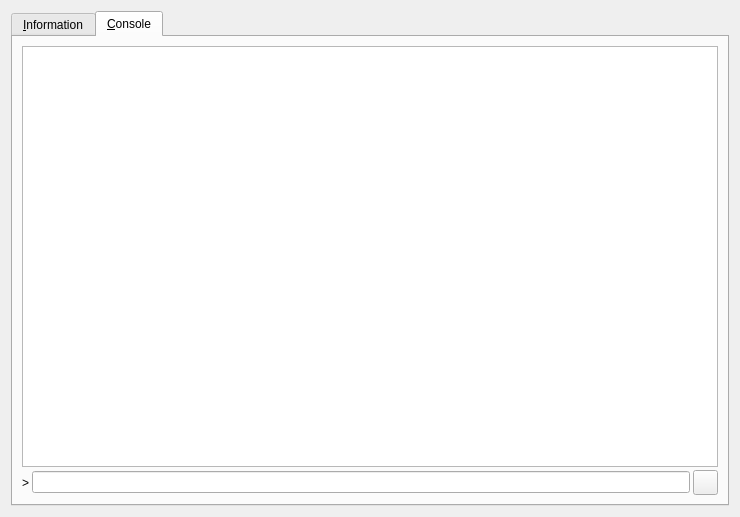
<?xml version="1.0" encoding="UTF-8"?>
<ui version="4.0">
 <class>RPCConsole</class>
 <widget class="QDialog" name="RPCConsole">
  <property name="geometry">
   <rect>
    <x>0</x>
    <y>0</y>
    <width>740</width>
    <height>517</height>
   </rect>
  </property>
  <property name="windowTitle">
   <string>KateCoin - Debug window</string>
  </property>
  <layout class="QVBoxLayout" name="verticalLayout_2">
   <item>
    <widget class="QTabWidget" name="tabWidget">
     <property name="currentIndex">
      <number>1</number>
     </property>
     <widget class="QWidget" name="tab_info">
      <attribute name="title">
       <string>&amp;Information</string>
      </attribute>
      <layout class="QGridLayout" name="gridLayout" columnstretch="0,1">
       <property name="horizontalSpacing">
        <number>12</number>
       </property>
       <item row="0" column="0">
        <widget class="QLabel" name="label_9">
         <property name="text">
          <string>KateCoin Core</string>
         </property>
        </widget>
       </item>
       <item row="1" column="0">
        <widget class="QLabel" name="label_5">
         <property name="text">
          <string>Client name</string>
         </property>
        </widget>
       </item>
       <item row="1" column="1">
        <widget class="QLabel" name="clientName">
         <property name="cursor">
          <cursorShape>IBeamCursor</cursorShape>
         </property>
         <property name="text">
          <string>N/A</string>
         </property>
         <property name="textFormat">
          <enum>Qt::PlainText</enum>
         </property>
         <property name="textInteractionFlags">
          <set>Qt::LinksAccessibleByMouse|Qt::TextSelectableByKeyboard|Qt::TextSelectableByMouse</set>
         </property>
        </widget>
       </item>
       <item row="2" column="0">
        <widget class="QLabel" name="label_6">
         <property name="text">
          <string>Client version</string>
         </property>
        </widget>
       </item>
       <item row="2" column="1">
        <widget class="QLabel" name="clientVersion">
         <property name="cursor">
          <cursorShape>IBeamCursor</cursorShape>
         </property>
         <property name="text">
          <string>N/A</string>
         </property>
         <property name="textFormat">
          <enum>Qt::PlainText</enum>
         </property>
         <property name="textInteractionFlags">
          <set>Qt::LinksAccessibleByMouse|Qt::TextSelectableByKeyboard|Qt::TextSelectableByMouse</set>
         </property>
        </widget>
       </item>
       <item row="3" column="0">
        <widget class="QLabel" name="label_14">
         <property name="text">
          <string>Using OpenSSL version</string>
         </property>
         <property name="indent">
          <number>10</number>
         </property>
        </widget>
       </item>
       <item row="3" column="1">
        <widget class="QLabel" name="openSSLVersion">
         <property name="cursor">
          <cursorShape>IBeamCursor</cursorShape>
         </property>
         <property name="text">
          <string>N/A</string>
         </property>
         <property name="textFormat">
          <enum>Qt::PlainText</enum>
         </property>
         <property name="textInteractionFlags">
          <set>Qt::LinksAccessibleByMouse|Qt::TextSelectableByKeyboard|Qt::TextSelectableByMouse</set>
         </property>
        </widget>
       </item>
       <item row="4" column="0">
        <widget class="QLabel" name="label_12">
         <property name="text">
          <string>Build date</string>
         </property>
        </widget>
       </item>
       <item row="4" column="1">
        <widget class="QLabel" name="buildDate">
         <property name="cursor">
          <cursorShape>IBeamCursor</cursorShape>
         </property>
         <property name="text">
          <string>N/A</string>
         </property>
         <property name="textFormat">
          <enum>Qt::PlainText</enum>
         </property>
         <property name="textInteractionFlags">
          <set>Qt::LinksAccessibleByMouse|Qt::TextSelectableByKeyboard|Qt::TextSelectableByMouse</set>
         </property>
        </widget>
       </item>
       <item row="5" column="0">
        <widget class="QLabel" name="label_13">
         <property name="text">
          <string>Startup time</string>
         </property>
        </widget>
       </item>
       <item row="5" column="1">
        <widget class="QLabel" name="startupTime">
         <property name="cursor">
          <cursorShape>IBeamCursor</cursorShape>
         </property>
         <property name="text">
          <string>N/A</string>
         </property>
         <property name="textFormat">
          <enum>Qt::PlainText</enum>
         </property>
         <property name="textInteractionFlags">
          <set>Qt::LinksAccessibleByMouse|Qt::TextSelectableByKeyboard|Qt::TextSelectableByMouse</set>
         </property>
        </widget>
       </item>
       <item row="6" column="0">
        <widget class="QLabel" name="label_11">
         <property name="text">
          <string>Network</string>
         </property>
        </widget>
       </item>
       <item row="7" column="0">
        <widget class="QLabel" name="label_7">
         <property name="text">
          <string>Number of connections</string>
         </property>
        </widget>
       </item>
       <item row="7" column="1">
        <widget class="QLabel" name="numberOfConnections">
         <property name="cursor">
          <cursorShape>IBeamCursor</cursorShape>
         </property>
         <property name="text">
          <string>N/A</string>
         </property>
         <property name="textFormat">
          <enum>Qt::PlainText</enum>
         </property>
         <property name="textInteractionFlags">
          <set>Qt::LinksAccessibleByMouse|Qt::TextSelectableByKeyboard|Qt::TextSelectableByMouse</set>
         </property>
        </widget>
       </item>
       <item row="8" column="0">
        <widget class="QLabel" name="label_8">
         <property name="text">
          <string>On testnet</string>
         </property>
        </widget>
       </item>
       <item row="8" column="1">
        <widget class="QCheckBox" name="isTestNet">
         <property name="enabled">
          <bool>false</bool>
         </property>
         <property name="text">
          <string/>
         </property>
        </widget>
       </item>
       <item row="9" column="0">
        <widget class="QLabel" name="label_10">
         <property name="text">
          <string>Block chain</string>
         </property>
        </widget>
       </item>
       <item row="10" column="0">
        <widget class="QLabel" name="label_3">
         <property name="text">
          <string>Current number of blocks</string>
         </property>
        </widget>
       </item>
       <item row="10" column="1">
        <widget class="QLabel" name="numberOfBlocks">
         <property name="cursor">
          <cursorShape>IBeamCursor</cursorShape>
         </property>
         <property name="text">
          <string>N/A</string>
         </property>
         <property name="textFormat">
          <enum>Qt::PlainText</enum>
         </property>
         <property name="textInteractionFlags">
          <set>Qt::LinksAccessibleByMouse|Qt::TextSelectableByKeyboard|Qt::TextSelectableByMouse</set>
         </property>
        </widget>
       </item>
       <item row="11" column="0">
        <widget class="QLabel" name="label_4">
         <property name="text">
          <string>Estimated total blocks</string>
         </property>
        </widget>
       </item>
       <item row="11" column="1">
        <widget class="QLabel" name="totalBlocks">
         <property name="cursor">
          <cursorShape>IBeamCursor</cursorShape>
         </property>
         <property name="text">
          <string>N/A</string>
         </property>
         <property name="textFormat">
          <enum>Qt::PlainText</enum>
         </property>
         <property name="textInteractionFlags">
          <set>Qt::LinksAccessibleByMouse|Qt::TextSelectableByKeyboard|Qt::TextSelectableByMouse</set>
         </property>
        </widget>
       </item>
       <item row="12" column="0">
        <widget class="QLabel" name="label_2">
         <property name="text">
          <string>Last block time</string>
         </property>
        </widget>
       </item>
       <item row="12" column="1">
        <widget class="QLabel" name="lastBlockTime">
         <property name="cursor">
          <cursorShape>IBeamCursor</cursorShape>
         </property>
         <property name="text">
          <string>N/A</string>
         </property>
         <property name="textFormat">
          <enum>Qt::PlainText</enum>
         </property>
         <property name="textInteractionFlags">
          <set>Qt::LinksAccessibleByMouse|Qt::TextSelectableByKeyboard|Qt::TextSelectableByMouse</set>
         </property>
        </widget>
       </item>
       <item row="13" column="0">
        <spacer name="verticalSpacer_2">
         <property name="orientation">
          <enum>Qt::Vertical</enum>
         </property>
         <property name="sizeHint" stdset="0">
          <size>
           <width>20</width>
           <height>20</height>
          </size>
         </property>
        </spacer>
       </item>
       <item row="14" column="0">
        <widget class="QLabel" name="labelDebugLogfile">
         <property name="text">
          <string>Debug log file</string>
         </property>
        </widget>
       </item>
       <item row="15" column="0">
        <widget class="QPushButton" name="openDebugLogfileButton">
         <property name="minimumSize">
          <size>
           <width>120</width>
           <height>25</height>
          </size>
         </property>
         <property name="toolTip">
          <string>Open the KateCoin debug log file from the current data directory. This can take a few seconds for large log files.</string>
         </property>
         <property name="text">
          <string>&amp;Open</string>
         </property>
         <property name="autoDefault">
          <bool>false</bool>
         </property>
        </widget>
       </item>
       <item row="16" column="0">
        <widget class="QLabel" name="labelCLOptions">
         <property name="text">
          <string>Command-line options</string>
         </property>
        </widget>
       </item>
       <item row="17" column="0">
        <widget class="QPushButton" name="showCLOptionsButton">
         <property name="minimumSize">
          <size>
           <width>120</width>
           <height>25</height>
          </size>
         </property>
         <property name="toolTip">
          <string>Show the KateCoin-Qt help message to get a list with possible KateCoin command-line options.</string>
         </property>
         <property name="text">
          <string>&amp;Show</string>
         </property>
         <property name="autoDefault">
          <bool>false</bool>
         </property>
        </widget>
       </item>
       <item row="18" column="0">
        <spacer name="verticalSpacer">
         <property name="orientation">
          <enum>Qt::Vertical</enum>
         </property>
         <property name="sizeHint" stdset="0">
          <size>
           <width>20</width>
           <height>40</height>
          </size>
         </property>
        </spacer>
       </item>
      </layout>
     </widget>
     <widget class="QWidget" name="tab_console">
      <attribute name="title">
       <string>&amp;Console</string>
      </attribute>
      <layout class="QVBoxLayout" name="verticalLayout_3">
       <property name="spacing">
        <number>3</number>
       </property>
       <item>
        <widget class="QTextEdit" name="messagesWidget">
         <property name="minimumSize">
          <size>
           <width>0</width>
           <height>100</height>
          </size>
         </property>
         <property name="readOnly">
          <bool>true</bool>
         </property>
         <property name="tabKeyNavigation" stdset="0">
          <bool>false</bool>
         </property>
         <property name="columnCount" stdset="0">
          <number>2</number>
         </property>
        </widget>
       </item>
       <item>
        <layout class="QHBoxLayout" name="horizontalLayout">
         <property name="spacing">
          <number>3</number>
         </property>
         <item>
          <widget class="QLabel" name="label">
           <property name="text">
            <string notr="true">&gt;</string>
           </property>
          </widget>
         </item>
         <item>
          <widget class="QLineEdit" name="lineEdit">
          </widget>
         </item>
         <item>
          <widget class="QPushButton" name="clearButton">
           <property name="minimumSize">
            <size>
             <width>25</width>
             <height>25</height>
            </size>
           </property>
           <property name="maximumSize">
            <size>
             <width>24</width>
             <height>24</height>
            </size>
           </property>
           <property name="toolTip">
            <string>Clear console</string>
           </property>
           <property name="text">
            <string/>
           </property>
           <property name="icon">
            <iconset resource="../bitcoin.qrc">
             <normaloff>:/icons/remove</normaloff>:/icons/remove</iconset>
           </property>
           <property name="iconSize">
            <size>
             <width>12</width>
             <height>12</height>
            </size>
           </property>
           <property name="shortcut">
            <string notr="true">Ctrl+L</string>
           </property>
           <property name="autoDefault">
            <bool>false</bool>
           </property>
          </widget>
         </item>
        </layout>
       </item>
      </layout>
     </widget>
    </widget>
   </item>
  </layout>
 </widget>
 <resources>
  <include location="../bitcoin.qrc"/>
 </resources>
 <connections/>
</ui>
